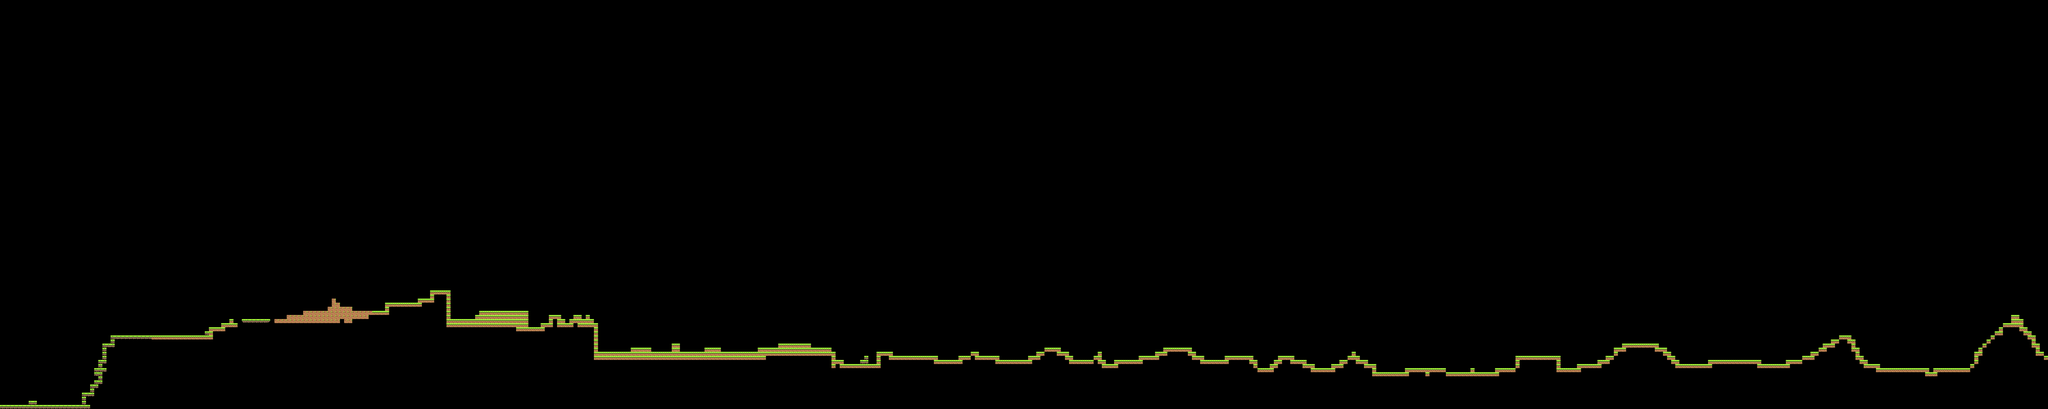

The image is a tile-based game level rendered from a .tmx file. Its description and source (layers, tilesets, objects; grid data summarised) follow:
An orthogonal 500x100 tile map with 30x30 px tiles, 1 tile layer (Tile Layer 1).

<map version="1.0" tiledversion="1.0.1" orientation="orthogonal" renderorder="left-down" width="500" height="100" tilewidth="30" tileheight="30" nextobjectid="1">
    <tileset firstgid="1" source="game.tsx" />
    <layer name="Tile Layer 1" width="500" height="100">
        <data>[50000 cells, 825 non-empty, 5 distinct tile ids]</data>
    </layer>
</map>
